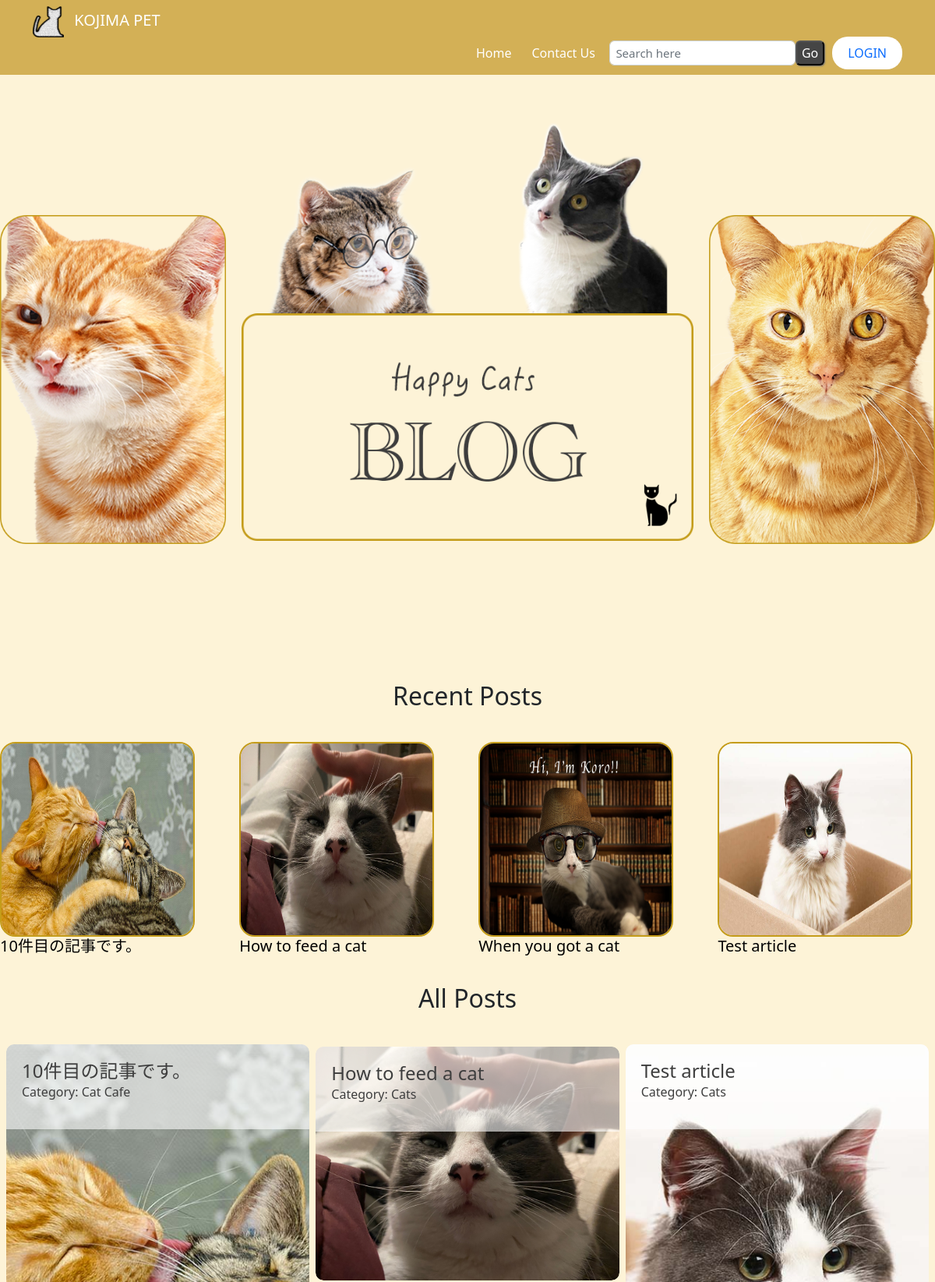
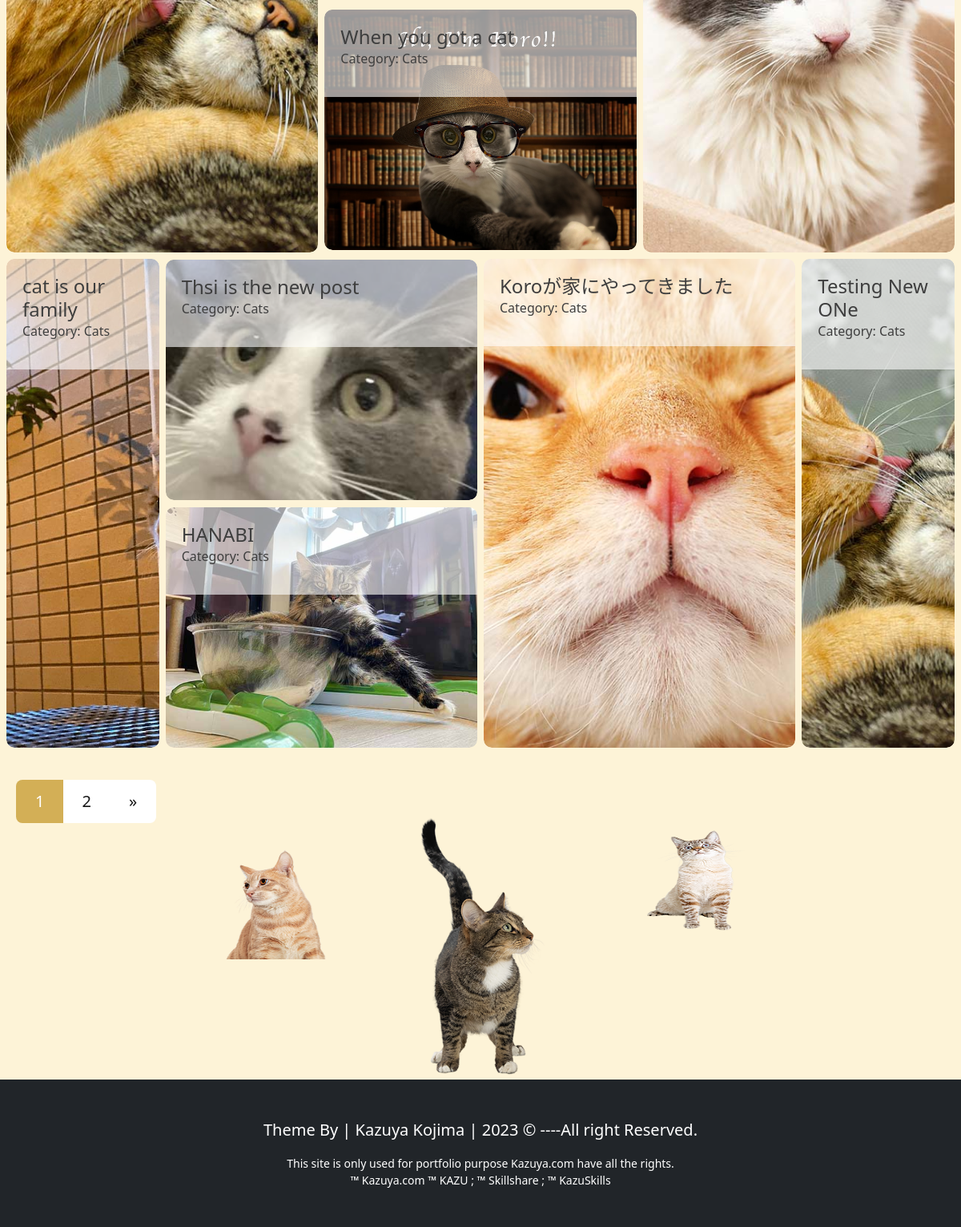
Screenshot of /Blog.php with the database file from the repository (2 pictures, top to bottom).
### tables this page shows
CREATE TABLE `posts` (
  `id` int(10) NOT NULL,
  `datetime` varchar(50) NOT NULL,
  `title` varchar(300) NOT NULL,
  `category` varchar(50) NOT NULL,
  `author` varchar(50) NOT NULL,
  `image` varchar(50) NOT NULL,
  `post` varchar(1000) NOT NULL
);

### Blog.php (the view, shortened to what this page needs)
<?php
include("./templates/Header.php");
?>
<main class="blogContainer">
  <div class="blogContainerHero">
    <div class="blogContainerHero__item">
      <img src="./src/img/vertical-cat.png" alt="" class="blogContainerHero__img">
    </div>
    <div class="blogContainerHero__item">
      <img src="./src/img/blog_hero.png" alt="" class="blogContainerHero__img">
    </div>
    <div class="blogContainerHero__item">
      <img src="./src/img/verical-cat2.png" alt="" class="blogContainerHero__img">
    </div>
  </div>
  <section class="recentPost">
    <h2 class="recentPost__title">Recent Posts</h2>
    <div class="recentPostContainer">
      <?php
      $sql = "select * from posts ORDER BY id desc LIMIT 0, 4 ";
      $stmt = $ConnectingDB->query($sql);
      while ($DataRows = $stmt->fetch()) :
        $Id = $DataRows['id'];
        $Title = $DataRows['title'];
        $Image = $DataRows['image'];
      ?>
        <div class="recentPostContainer__item">
          <a href="FullPost.php?id=<?php echo htmlspecialchars($Id, ENT_QUOTES); ?>">
            <img src="./Uploads/<?php echo htmlspecialchars($Image, ENT_QUOTES); ?>" alt="" class="d-block img-fluid align-self-start">
            <div class="recentPostContainer__caption">
              <h6 class="lead"><?php echo htmlspecialchars($Title, ENT_QUOTES); ?></h6>
            </div>
          </a>
        </div>
      <?php endwhile; ?>
    </div>
  </section>
  <section class="allPost">
    <h2 class="recentPost__title">All Posts</h2>
    <div class="parent">
      <?php
      if (isset($_GET["SearchButton"])) {
        $Search = $_GET["Search"];
        $sql = 'select * from posts
          WHERE datetime LIKE :search
          OR title LIKE :search
          OR category LIKE :search
          OR post LIKE :search';
        $stmt = $ConnectingDB->prepare($sql);
        $stmt->bindValue(':search', '%' . $Search . '%');
        $stmt->execute();
      } elseif (isset($_GET["category"])) {
        $Category = $_GET["category"];
        $sql = "select * from posts WHERE category= :cat";
        $stmt = $ConnectingDB->prepare($sql);
        $stmt->bindValue(":cat", $Category);
        $stmt->execute();
      }
      else {
        if (empty($_GET[''])) {
          if (0 == 0 || 9 < 1) {
            $Page = 1;
          } else {
            $ShowPostFrom = (1 * 9) - 9;
          }
        }
        $ShowPostFrom = (1 * 9) - 9;
        $sql = "select * from posts ORDER BY id desc LIMIT $ShowPostFrom, 9";
        $stmt = $ConnectingDB->query($sql);
      }
      while ($DataRows = $stmt->fetch()) :
        $PostId = $DataRows["id"];
        $PostTitle = $DataRows["title"];
        $Category = $DataRows["category"];
        $Image = $DataRows["image"];
      ?>
        <a class="gridItem" href="FullPost.php?id=<?php echo htmlentities($PostId); ?>">
          <img src="./Uploads/<?php echo htmlentities($Image); ?>" alt="Post Image" class="blogImg card-img-top">
          <div class="allPostCaption">
            <h4 class="card-title"><?php echo htmlentities($PostTitle); ?></h4>
            <p class="">Category: <?php echo htmlspecialchars($Category); ?></p>
          </div>
        </a>
      <?php endwhile; ?>
    </div>
  </section>
  <section>
    <ul class="pagination pagination-lg">
      <?php
      $sql = "select COUNT(*) FROM posts";
      $stmt = $ConnectingDB->query($sql);
      $RowPagination = $stmt->fetch();
      $TotalPosts = array_shift($RowPagination);
      $PostPagination = $TotalPosts / 9;
      $PostPagination = ceil($PostPagination);
      for ($i = 1; $i <= $PostPagination; $i++) : ?>
        <?php if (isset($Page)) : ?>
          <?php if ($i == $Page) : ?>
            <li class="page-item active">
              <a href="Blog.php?page=<?php echo $i; ?>" class="page-link"><?php echo $i; ?></a>
            </li>
          <?php else : ?>
            <li class="page-item">
              <a href="Blog.php?page=<?php echo $i; ?>" class="page-link"><?php echo $i; ?></a>
            </li>
          <?php endif; ?>
        <?php endif; ?>
      <?php endfor; ?>
      <?php if (isset($Page)) :
        if ($Page + 1 <= $PostPagination) : ?>
          <li class="page-item">
            <a href="Blog.php?page=<?php echo $Page + 1 ?>" class="page-link">&raquo;</a>
          </li>
        <?php endif; ?>
      <?php endif; ?>
    </ul>
  </section>
  <section class="catsPng">
    <img src="./src/img/croppedCat2.png" alt="" class="catsPng__img">
    <img src="./src/img/croppedCat1.png" alt="" class="catsPng__img">
    <img src="./src/img/croppedCat3.png" alt="" class="catsPng__img">
  </section>
</main>
<?php
include("./templates/Footer.php") ?>

### templates/Header.php (shortened to what this page needs)
<!DOCTYPE html>
<html lang="en">
<head>
  <link rel="stylesheet" href="./dist/app.css">
  <link rel="stylesheet" href="https://cdnjs.cloudflare.com/ajax/libs/font-awesome/6.3.0/css/all.min.css" />
</head>
<body>
  <header>
    <nav class="navbar navbar-expand-lg navbar-dark">
      <div class="headerContainer container">
      <a href="index.php" class="navbar-brand">
          <img src="./src/img/logo.png" alt="logo" class="headerLogo">
          KOJIMA PET
        </a>
        <div class="collapse navbar-collapse" id="navbarcollapseCMS">
          <ul class="navbar-nav" style="gap:10px;">
            <li class="nav-item">
              <a href="Blog.php" class="nav-link">Home</a>
            </li>
            <li class="nav-item">
              <a href="Contact.php" class="nav-link">Contact Us</a>
            </li>
            <li class="">
              <form action="Blog.php" class="form-inline d-none d-sm-block ml-5">
                <div class="form-group d-flex">
                  <input type="text" name="Search" placeholder="Search here" value="" class="form-control mr-2">
                  <button class="searchBtn" name="SearchButton">Go</button>
                </div>
              </form>
            </li>
            <?php
            if (empty($Admin)) {
              echo '<li class="headerLoginBtn">
              <a href="./Login.php">LOGIN</a>
            </li>';
            };
            ?>
          </ul>
        </div>
      </div>
    </nav>
  </header>

### templates/Footer.php (shortened to what this page needs)
<footer class="bg-dark text-white py-5">
    <div class="container">
      <div class="row">
        <div class="col">
          <p class="lead text-center">Theme By | Kazuya Kojima |
            <span id="year"></span>
            &copy; ----All right Reserved.
          </p>
          <p class="text-center small"><a style="color: white; text-decoration: none; cursor: pointer;" href="" target="_blank"> This site is only used for portfolio purpose Kazuya.com have all the rights.
          <br>&trade; Kazuya.com &trade; KAZU ; &trade; Skillshare ; &trade; KazuSkills</a></p>
        </div>
      </div>
    </div>
  </footer>
</body>
</html>

### rows the page displays
posts: image (picture), title "10件目の記事です。", category "Cat Cafe"
posts: image (picture), title "How to feed a cat", category "Cats"
posts: image (picture), title "When you got a cat", category "Cats"
posts: image (picture), title "Test article", category "Cats"
posts: image (picture), title "cat is our family", category "Cats"
posts: image (picture), title "Thsi is the new post", category "Cats"
posts: image (picture), title "HANABI", category "Cats"
posts: image (picture), title "Koroが家にやってきました", category "Cats"
posts: image (picture), title "Testing New ONe", category "Cats"
